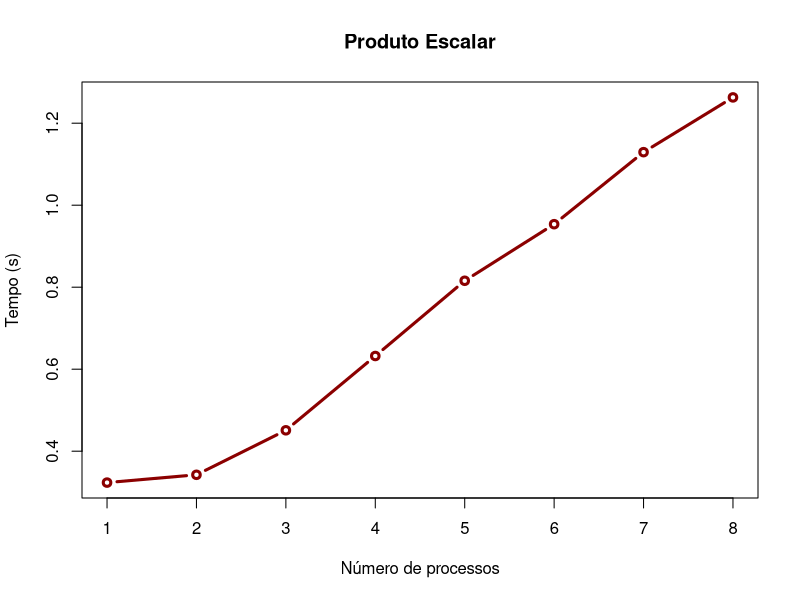

Here is the R script that generated this plot:
# plot graphics for ex1

x <- c(1, 2, 3, 4, 5, 6, 7, 8)
y <- c(0.3234661, 0.3424842, 0.4510012, 0.6322366, 0.8157318, 0.9537072, 1.1293916, 1.2629257)

png(file="ex1.png", bg="transparent")

plot(x,  y, main="Produto Escalar",  xlab="Número de processos", ylab="Tempo (s)", type="b", col="dark red", lwd=3)

dev.off()
